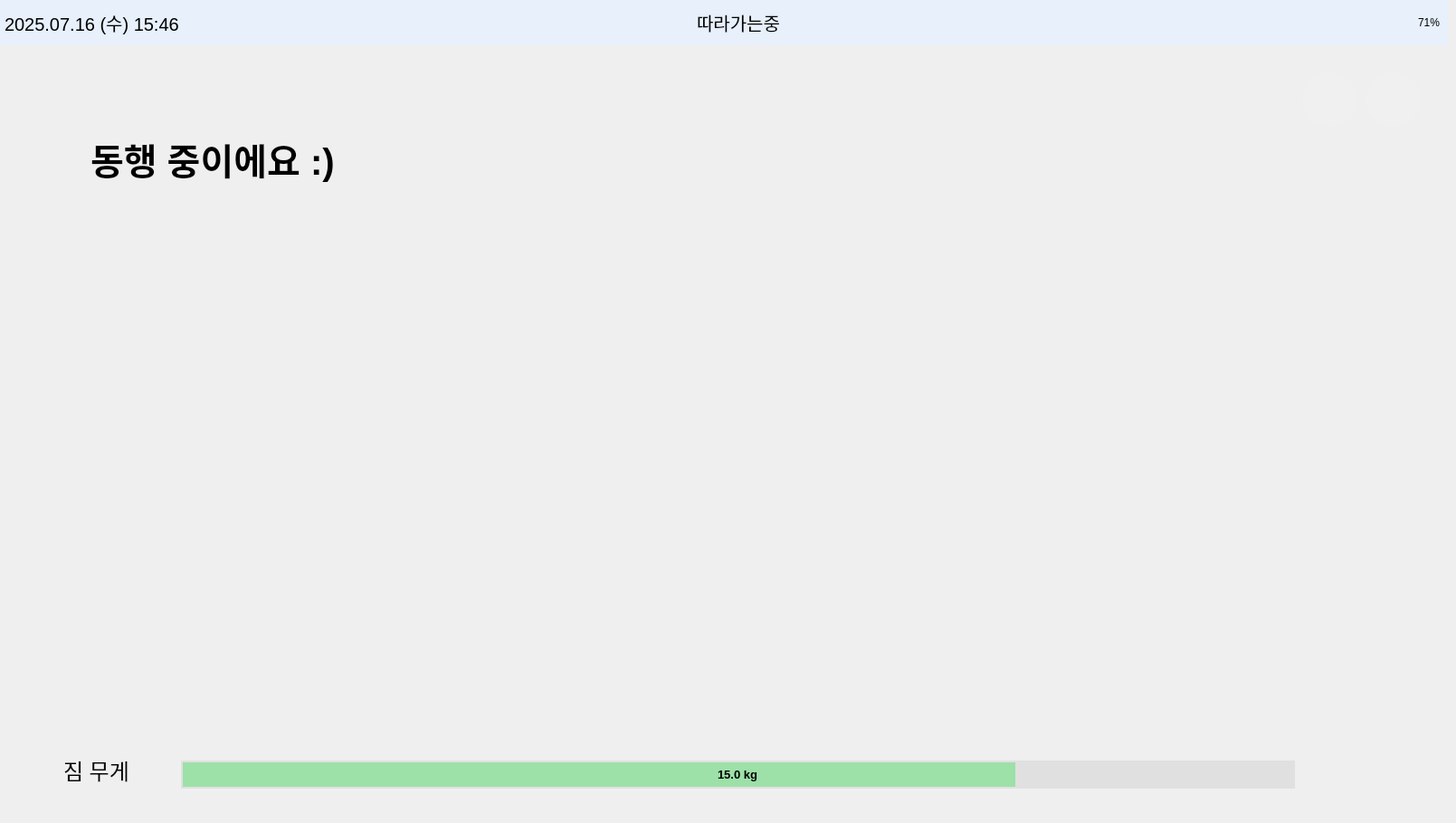
    <widget class="QWidget" name="page_following">
     <widget class="QFrame" name="topbar5">
      <property name="geometry">
       <rect>
        <x>0</x>
        <y>0</y>
        <width>1600</width>
        <height>50</height>
       </rect>
      </property>
      <property name="palette">
       <palette>
        <active>
         <colorrole role="WindowText">
          <brush brushstyle="SolidPattern">
           <color alpha="255">
            <red>0</red>
            <green>0</green>
            <blue>0</blue>
           </color>
          </brush>
         </colorrole>
         <colorrole role="Button">
          <brush brushstyle="SolidPattern">
           <color alpha="255">
            <red>231</red>
            <green>240</green>
            <blue>251</blue>
           </color>
          </brush>
         </colorrole>
         <colorrole role="Light">
          <brush brushstyle="SolidPattern">
           <color alpha="255">
            <red>255</red>
            <green>116</green>
            <blue>116</blue>
           </color>
          </brush>
         </colorrole>
         <colorrole role="Midlight">
          <brush brushstyle="SolidPattern">
           <color alpha="255">
            <red>247</red>
            <green>63</green>
            <blue>63</blue>
           </color>
          </brush>
         </colorrole>
         <colorrole role="Dark">
          <brush brushstyle="SolidPattern">
           <color alpha="255">
            <red>120</red>
            <green>6</green>
            <blue>6</blue>
           </color>
          </brush>
         </colorrole>
         <colorrole role="Mid">
          <brush brushstyle="SolidPattern">
           <color alpha="255">
            <red>160</red>
            <green>7</green>
            <blue>7</blue>
           </color>
          </brush>
         </colorrole>
         <colorrole role="Text">
          <brush brushstyle="SolidPattern">
           <color alpha="255">
            <red>0</red>
            <green>0</green>
            <blue>0</blue>
           </color>
          </brush>
         </colorrole>
         <colorrole role="BrightText">
          <brush brushstyle="SolidPattern">
           <color alpha="255">
            <red>255</red>
            <green>255</green>
            <blue>255</blue>
           </color>
          </brush>
         </colorrole>
         <colorrole role="ButtonText">
          <brush brushstyle="SolidPattern">
           <color alpha="255">
            <red>0</red>
            <green>0</green>
            <blue>0</blue>
           </color>
          </brush>
         </colorrole>
         <colorrole role="Base">
          <brush brushstyle="SolidPattern">
           <color alpha="255">
            <red>231</red>
            <green>240</green>
            <blue>251</blue>
           </color>
          </brush>
         </colorrole>
         <colorrole role="Window">
          <brush brushstyle="SolidPattern">
           <color alpha="255">
            <red>231</red>
            <green>240</green>
            <blue>251</blue>
           </color>
          </brush>
         </colorrole>
         <colorrole role="Shadow">
          <brush brushstyle="SolidPattern">
           <color alpha="255">
            <red>0</red>
            <green>0</green>
            <blue>0</blue>
           </color>
          </brush>
         </colorrole>
         <colorrole role="AlternateBase">
          <brush brushstyle="SolidPattern">
           <color alpha="255">
            <red>247</red>
            <green>133</green>
            <blue>133</blue>
           </color>
          </brush>
         </colorrole>
         <colorrole role="ToolTipBase">
          <brush brushstyle="SolidPattern">
           <color alpha="255">
            <red>255</red>
            <green>255</green>
            <blue>220</blue>
           </color>
          </brush>
         </colorrole>
         <colorrole role="ToolTipText">
          <brush brushstyle="SolidPattern">
           <color alpha="255">
            <red>0</red>
            <green>0</green>
            <blue>0</blue>
           </color>
          </brush>
         </colorrole>
         <colorrole role="PlaceholderText">
          <brush brushstyle="SolidPattern">
           <color alpha="128">
            <red>0</red>
            <green>0</green>
            <blue>0</blue>
           </color>
          </brush>
         </colorrole>
        </active>
        <inactive>
         <colorrole role="WindowText">
          <brush brushstyle="SolidPattern">
           <color alpha="255">
            <red>0</red>
            <green>0</green>
            <blue>0</blue>
           </color>
          </brush>
         </colorrole>
         <colorrole role="Button">
          <brush brushstyle="SolidPattern">
           <color alpha="255">
            <red>231</red>
            <green>240</green>
            <blue>251</blue>
           </color>
          </brush>
         </colorrole>
         <colorrole role="Light">
          <brush brushstyle="SolidPattern">
           <color alpha="255">
            <red>255</red>
            <green>116</green>
            <blue>116</blue>
           </color>
          </brush>
         </colorrole>
         <colorrole role="Midlight">
          <brush brushstyle="SolidPattern">
           <color alpha="255">
            <red>247</red>
            <green>63</green>
            <blue>63</blue>
           </color>
          </brush>
         </colorrole>
         <colorrole role="Dark">
          <brush brushstyle="SolidPattern">
           <color alpha="255">
            <red>120</red>
            <green>6</green>
            <blue>6</blue>
           </color>
          </brush>
         </colorrole>
         <colorrole role="Mid">
          <brush brushstyle="SolidPattern">
           <color alpha="255">
            <red>160</red>
            <green>7</green>
            <blue>7</blue>
           </color>
          </brush>
         </colorrole>
         <colorrole role="Text">
          <brush brushstyle="SolidPattern">
           <color alpha="255">
            <red>0</red>
            <green>0</green>
            <blue>0</blue>
           </color>
          </brush>
         </colorrole>
         <colorrole role="BrightText">
          <brush brushstyle="SolidPattern">
           <color alpha="255">
            <red>255</red>
            <green>255</green>
            <blue>255</blue>
           </color>
          </brush>
         </colorrole>
         <colorrole role="ButtonText">
          <brush brushstyle="SolidPattern">
           <color alpha="255">
            <red>0</red>
            <green>0</green>
            <blue>0</blue>
           </color>
          </brush>
         </colorrole>
         <colorrole role="Base">
          <brush brushstyle="SolidPattern">
           <color alpha="255">
            <red>231</red>
            <green>240</green>
            <blue>251</blue>
           </color>
          </brush>
         </colorrole>
         <colorrole role="Window">
          <brush brushstyle="SolidPattern">
           <color alpha="255">
            <red>231</red>
            <green>240</green>
            <blue>251</blue>
           </color>
          </brush>
         </colorrole>
         <colorrole role="Shadow">
          <brush brushstyle="SolidPattern">
           <color alpha="255">
            <red>0</red>
            <green>0</green>
            <blue>0</blue>
           </color>
          </brush>
         </colorrole>
         <colorrole role="AlternateBase">
          <brush brushstyle="SolidPattern">
           <color alpha="255">
            <red>247</red>
            <green>133</green>
            <blue>133</blue>
           </color>
          </brush>
         </colorrole>
         <colorrole role="ToolTipBase">
          <brush brushstyle="SolidPattern">
           <color alpha="255">
            <red>255</red>
            <green>255</green>
            <blue>220</blue>
           </color>
          </brush>
         </colorrole>
         <colorrole role="ToolTipText">
          <brush brushstyle="SolidPattern">
           <color alpha="255">
            <red>0</red>
            <green>0</green>
            <blue>0</blue>
           </color>
          </brush>
         </colorrole>
         <colorrole role="PlaceholderText">
          <brush brushstyle="SolidPattern">
           <color alpha="128">
            <red>0</red>
            <green>0</green>
            <blue>0</blue>
           </color>
          </brush>
         </colorrole>
        </inactive>
        <disabled>
         <colorrole role="WindowText">
          <brush brushstyle="SolidPattern">
           <color alpha="255">
            <red>120</red>
            <green>6</green>
            <blue>6</blue>
           </color>
          </brush>
         </colorrole>
         <colorrole role="Button">
          <brush brushstyle="SolidPattern">
           <color alpha="255">
            <red>231</red>
            <green>240</green>
            <blue>251</blue>
           </color>
          </brush>
         </colorrole>
         <colorrole role="Light">
          <brush brushstyle="SolidPattern">
           <color alpha="255">
            <red>255</red>
            <green>116</green>
            <blue>116</blue>
           </color>
          </brush>
         </colorrole>
         <colorrole role="Midlight">
          <brush brushstyle="SolidPattern">
           <color alpha="255">
            <red>247</red>
            <green>63</green>
            <blue>63</blue>
           </color>
          </brush>
         </colorrole>
         <colorrole role="Dark">
          <brush brushstyle="SolidPattern">
           <color alpha="255">
            <red>120</red>
            <green>6</green>
            <blue>6</blue>
           </color>
          </brush>
         </colorrole>
         <colorrole role="Mid">
          <brush brushstyle="SolidPattern">
           <color alpha="255">
            <red>160</red>
            <green>7</green>
            <blue>7</blue>
           </color>
          </brush>
         </colorrole>
         <colorrole role="Text">
          <brush brushstyle="SolidPattern">
           <color alpha="255">
            <red>120</red>
            <green>6</green>
            <blue>6</blue>
           </color>
          </brush>
         </colorrole>
         <colorrole role="BrightText">
          <brush brushstyle="SolidPattern">
           <color alpha="255">
            <red>255</red>
            <green>255</green>
            <blue>255</blue>
           </color>
          </brush>
         </colorrole>
         <colorrole role="ButtonText">
          <brush brushstyle="SolidPattern">
           <color alpha="255">
            <red>120</red>
            <green>6</green>
            <blue>6</blue>
           </color>
          </brush>
         </colorrole>
         <colorrole role="Base">
          <brush brushstyle="SolidPattern">
           <color alpha="255">
            <red>231</red>
            <green>240</green>
            <blue>251</blue>
           </color>
          </brush>
         </colorrole>
         <colorrole role="Window">
          <brush brushstyle="SolidPattern">
           <color alpha="255">
            <red>231</red>
            <green>240</green>
            <blue>251</blue>
           </color>
          </brush>
         </colorrole>
         <colorrole role="Shadow">
          <brush brushstyle="SolidPattern">
           <color alpha="255">
            <red>0</red>
            <green>0</green>
            <blue>0</blue>
           </color>
          </brush>
         </colorrole>
         <colorrole role="AlternateBase">
          <brush brushstyle="SolidPattern">
           <color alpha="255">
            <red>240</red>
            <green>11</green>
            <blue>11</blue>
           </color>
          </brush>
         </colorrole>
         <colorrole role="ToolTipBase">
          <brush brushstyle="SolidPattern">
           <color alpha="255">
            <red>255</red>
            <green>255</green>
            <blue>220</blue>
           </color>
          </brush>
         </colorrole>
         <colorrole role="ToolTipText">
          <brush brushstyle="SolidPattern">
           <color alpha="255">
            <red>0</red>
            <green>0</green>
            <blue>0</blue>
           </color>
          </brush>
         </colorrole>
         <colorrole role="PlaceholderText">
          <brush brushstyle="SolidPattern">
           <color alpha="128">
            <red>0</red>
            <green>0</green>
            <blue>0</blue>
           </color>
          </brush>
         </colorrole>
        </disabled>
       </palette>
      </property>
      <property name="styleSheet">
       <string>background-color: #e7f0fb;</string>
      </property>
      <widget class="QLabel" name="label_datetime5">
       <property name="geometry">
        <rect>
         <x>5</x>
         <y>0</y>
         <width>331</width>
         <height>50</height>
        </rect>
       </property>
       <property name="font">
        <font>
         <pointsize>15</pointsize>
        </font>
       </property>
       <property name="text">
        <string>2025.07.16 (수) 15:46</string>
       </property>
      </widget>
      <widget class="QLabel" name="label_battery5">
       <property name="geometry">
        <rect>
         <x>1470</x>
         <y>0</y>
         <width>121</width>
         <height>50</height>
        </rect>
       </property>
       <property name="text">
        <string>71%</string>
       </property>
       <property name="alignment">
        <set>Qt::AlignRight|Qt::AlignTrailing|Qt::AlignVCenter</set>
       </property>
      </widget>
      <widget class="QLabel" name="label_status5">
       <property name="geometry">
        <rect>
         <x>770</x>
         <y>0</y>
         <width>141</width>
         <height>50</height>
        </rect>
       </property>
       <property name="font">
        <font>
         <pointsize>15</pointsize>
         <weight>50</weight>
         <bold>false</bold>
        </font>
       </property>
       <property name="text">
        <string>따라가는중</string>
       </property>
      </widget>
      <widget class="QLabel" name="label_image5">
       <property name="geometry">
        <rect>
         <x>690</x>
         <y>0</y>
         <width>71</width>
         <height>50</height>
        </rect>
       </property>
       <property name="text">
        <string/>
       </property>
       <property name="pixmap">
        <pixmap>icon/나를따라와줘.png</pixmap>
       </property>
       <property name="scaledContents">
        <bool>true</bool>
       </property>
      </widget>
     </widget>
     <widget class="QLabel" name="label_following_text5">
      <property name="geometry">
       <rect>
        <x>100</x>
        <y>110</y>
        <width>1301</width>
        <height>131</height>
       </rect>
      </property>
      <property name="font">
       <font>
        <pointsize>30</pointsize>
        <weight>75</weight>
        <bold>true</bold>
       </font>
      </property>
      <property name="styleSheet">
       <string notr="true">background-color: rgba(255, 255, 255, 0);</string>
      </property>
      <property name="text">
       <string>동행 중이에요 :)</string>
      </property>
      <property name="alignment">
       <set>Qt::AlignLeading|Qt::AlignLeft|Qt::AlignVCenter</set>
      </property>
     </widget>
     <widget class="QPushButton" name="btn_home5">
      <property name="geometry">
       <rect>
        <x>1440</x>
        <y>80</y>
        <width>60</width>
        <height>60</height>
       </rect>
      </property>
      <property name="palette">
       <palette>
        <active>
         <colorrole role="Button">
          <brush brushstyle="SolidPattern">
           <color alpha="255">
            <red>240</red>
            <green>240</green>
            <blue>240</blue>
           </color>
          </brush>
         </colorrole>
         <colorrole role="Base">
          <brush brushstyle="SolidPattern">
           <color alpha="255">
            <red>240</red>
            <green>240</green>
            <blue>240</blue>
           </color>
          </brush>
         </colorrole>
         <colorrole role="Window">
          <brush brushstyle="SolidPattern">
           <color alpha="255">
            <red>240</red>
            <green>240</green>
            <blue>240</blue>
           </color>
          </brush>
         </colorrole>
        </active>
        <inactive>
         <colorrole role="Button">
          <brush brushstyle="SolidPattern">
           <color alpha="255">
            <red>240</red>
            <green>240</green>
            <blue>240</blue>
           </color>
          </brush>
         </colorrole>
         <colorrole role="Base">
          <brush brushstyle="SolidPattern">
           <color alpha="255">
            <red>240</red>
            <green>240</green>
            <blue>240</blue>
           </color>
          </brush>
         </colorrole>
         <colorrole role="Window">
          <brush brushstyle="SolidPattern">
           <color alpha="255">
            <red>240</red>
            <green>240</green>
            <blue>240</blue>
           </color>
          </brush>
         </colorrole>
        </inactive>
        <disabled>
         <colorrole role="Button">
          <brush brushstyle="SolidPattern">
           <color alpha="255">
            <red>240</red>
            <green>240</green>
            <blue>240</blue>
           </color>
          </brush>
         </colorrole>
         <colorrole role="Base">
          <brush brushstyle="SolidPattern">
           <color alpha="255">
            <red>240</red>
            <green>240</green>
            <blue>240</blue>
           </color>
          </brush>
         </colorrole>
         <colorrole role="Window">
          <brush brushstyle="SolidPattern">
           <color alpha="255">
            <red>240</red>
            <green>240</green>
            <blue>240</blue>
           </color>
          </brush>
         </colorrole>
        </disabled>
       </palette>
      </property>
      <property name="styleSheet">
       <string notr="true">QPushButton {
    border: none;
    border-radius: 30px;
    background-color: #F0F0F0;
}</string>
      </property>
      <property name="text">
       <string/>
      </property>
      <property name="icon">
       <iconset>
        <normaloff>icon/home.png</normaloff>icon/home.png</iconset>
      </property>
      <property name="iconSize">
       <size>
        <width>40</width>
        <height>40</height>
       </size>
      </property>
     </widget>
     <widget class="QPushButton" name="btn_back5">
      <property name="geometry">
       <rect>
        <x>1510</x>
        <y>80</y>
        <width>60</width>
        <height>60</height>
       </rect>
      </property>
      <property name="palette">
       <palette>
        <active>
         <colorrole role="Button">
          <brush brushstyle="SolidPattern">
           <color alpha="255">
            <red>240</red>
            <green>240</green>
            <blue>240</blue>
           </color>
          </brush>
         </colorrole>
         <colorrole role="Base">
          <brush brushstyle="SolidPattern">
           <color alpha="255">
            <red>240</red>
            <green>240</green>
            <blue>240</blue>
           </color>
          </brush>
         </colorrole>
         <colorrole role="Window">
          <brush brushstyle="SolidPattern">
           <color alpha="255">
            <red>240</red>
            <green>240</green>
            <blue>240</blue>
           </color>
          </brush>
         </colorrole>
        </active>
        <inactive>
         <colorrole role="Button">
          <brush brushstyle="SolidPattern">
           <color alpha="255">
            <red>240</red>
            <green>240</green>
            <blue>240</blue>
           </color>
          </brush>
         </colorrole>
         <colorrole role="Base">
          <brush brushstyle="SolidPattern">
           <color alpha="255">
            <red>240</red>
            <green>240</green>
            <blue>240</blue>
           </color>
          </brush>
         </colorrole>
         <colorrole role="Window">
          <brush brushstyle="SolidPattern">
           <color alpha="255">
            <red>240</red>
            <green>240</green>
            <blue>240</blue>
           </color>
          </brush>
         </colorrole>
        </inactive>
        <disabled>
         <colorrole role="Button">
          <brush brushstyle="SolidPattern">
           <color alpha="255">
            <red>240</red>
            <green>240</green>
            <blue>240</blue>
           </color>
          </brush>
         </colorrole>
         <colorrole role="Base">
          <brush brushstyle="SolidPattern">
           <color alpha="255">
            <red>240</red>
            <green>240</green>
            <blue>240</blue>
           </color>
          </brush>
         </colorrole>
         <colorrole role="Window">
          <brush brushstyle="SolidPattern">
           <color alpha="255">
            <red>240</red>
            <green>240</green>
            <blue>240</blue>
           </color>
          </brush>
         </colorrole>
        </disabled>
       </palette>
      </property>
      <property name="styleSheet">
       <string notr="true">QPushButton {
    border: none;
    border-radius: 30px;
    background-color: #F0F0F0;
}</string>
      </property>
      <property name="text">
       <string/>
      </property>
      <property name="icon">
       <iconset>
        <normaloff>icon/back.png</normaloff>icon/back.png</iconset>
      </property>
      <property name="iconSize">
       <size>
        <width>40</width>
        <height>40</height>
       </size>
      </property>
     </widget>
     <widget class="QProgressBar" name="weight_bar5">
      <property name="geometry">
       <rect>
        <x>200</x>
        <y>840</y>
        <width>1231</width>
        <height>31</height>
       </rect>
      </property>
      <property name="font">
       <font>
        <pointsize>10</pointsize>
        <weight>75</weight>
        <bold>true</bold>
       </font>
      </property>
      <property name="styleSheet">
       <string notr="true">QProgressBar {
    border: 2px solid #E0E0E0;         /* 테두리: 불투명 회색 */
    border-radius: 30px;               /* 둥글게 */
    background-color: #E0E0E0;         /* 배경: 불투명 연회색 */
    text-align: center;                /* 텍스트 중앙 정렬 */
}

QProgressBar::chunk {
    background-color: rgba(129, 224, 144, 180);   /* 초록색 바 + 투명도 */
    border-radius: 30px;
}
</string>
      </property>
      <property name="maximum">
       <number>20000</number>
      </property>
      <property name="value">
       <number>15000</number>
      </property>
      <property name="format">
       <string>15.0 kg</string>
      </property>
     </widget>
     <widget class="QLabel" name="label_weight5">
      <property name="geometry">
       <rect>
        <x>70</x>
        <y>830</y>
        <width>101</width>
        <height>41</height>
       </rect>
      </property>
      <property name="font">
       <font>
        <pointsize>18</pointsize>
       </font>
      </property>
      <property name="styleSheet">
       <string notr="true">QLabel {
    color: #000000;  /* 원하는 색상 코드로 변경 */
}
</string>
      </property>
      <property name="text">
       <string>짐 무게</string>
      </property>
      <property name="alignment">
       <set>Qt::AlignLeading|Qt::AlignLeft|Qt::AlignVCenter</set>
      </property>
     </widget>
     <widget class="QLabel" name="label_background5">
      <property name="geometry">
       <rect>
        <x>0</x>
        <y>50</y>
        <width>1600</width>
        <height>850</height>
       </rect>
      </property>
      <property name="text">
       <string/>
      </property>
      <property name="pixmap">
       <pixmap>icon/hero-mkif-incheon-international-airport-expressway.jpeg</pixmap>
      </property>
      <property name="scaledContents">
       <bool>true</bool>
      </property>
     </widget>
     <widget class="QLabel" name="label_arcs_img">
      <property name="geometry">
       <rect>
        <x>500</x>
        <y>290</y>
        <width>621</width>
        <height>471</height>
       </rect>
      </property>
      <property name="text">
       <string/>
      </property>
      <property name="pixmap">
       <pixmap>icon/로봇음성2.png</pixmap>
      </property>
      <property name="scaledContents">
       <bool>true</bool>
      </property>
     </widget>
     <zorder>label_background5</zorder>
     <zorder>topbar5</zorder>
     <zorder>label_following_text5</zorder>
     <zorder>btn_home5</zorder>
     <zorder>btn_back5</zorder>
     <zorder>weight_bar5</zorder>
     <zorder>label_weight5</zorder>
     <zorder>label_arcs_img</zorder>
    </widget>
